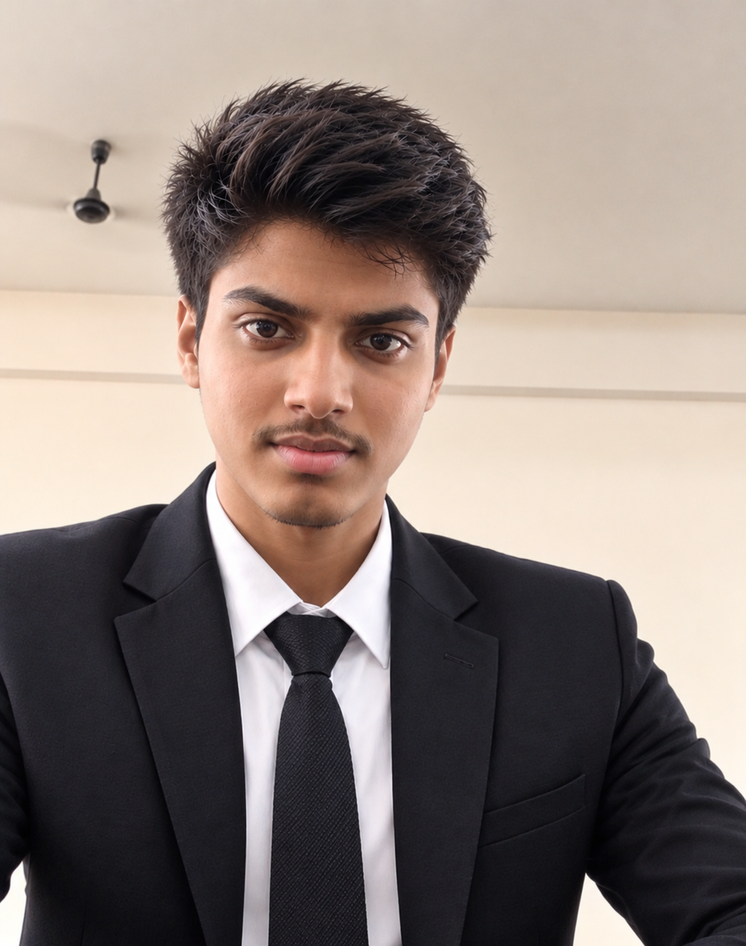
#> input picture Syed1.png, 746 x 946 px, shrunk from 1114 x 1412 before the run, found by its file name
$ jupyter execute 'Record Edge Detection.ipynb'   (older library calls are emulated)
#> lines starting #> are read from the running program, lines starting #| are printed output that depends on the picture
## EXP.NO 06 : RECORD EDGE DETECTION USING OPENCV

## NAME:SYED SHAMSHEER ALI .B

## REG.NO : 212225220114

[cell 1]
import cv2
import numpy as np
import matplotlib.pyplot as plt
image = cv2.imread(r'C:\Users\syedf\OneDrive\Documents\DIPT\Syed1.png')
#> image is the input picture: shape (946, 746, 3); mean B, G, R 122.2, 128.7, 141.3
plt.subplot(1, 2, 1)
plt.imshow(cv2.cvtColor(image, cv2.COLOR_BGR2RGB))
plt.title('Original Image')
plt.axis('off')

[cell 2]
img = cv2.imread(r'C:\Users\syedf\OneDrive\Documents\DIPT\Syed1.png')
gray = cv2.cvtColor(img, cv2.COLOR_BGR2GRAY)
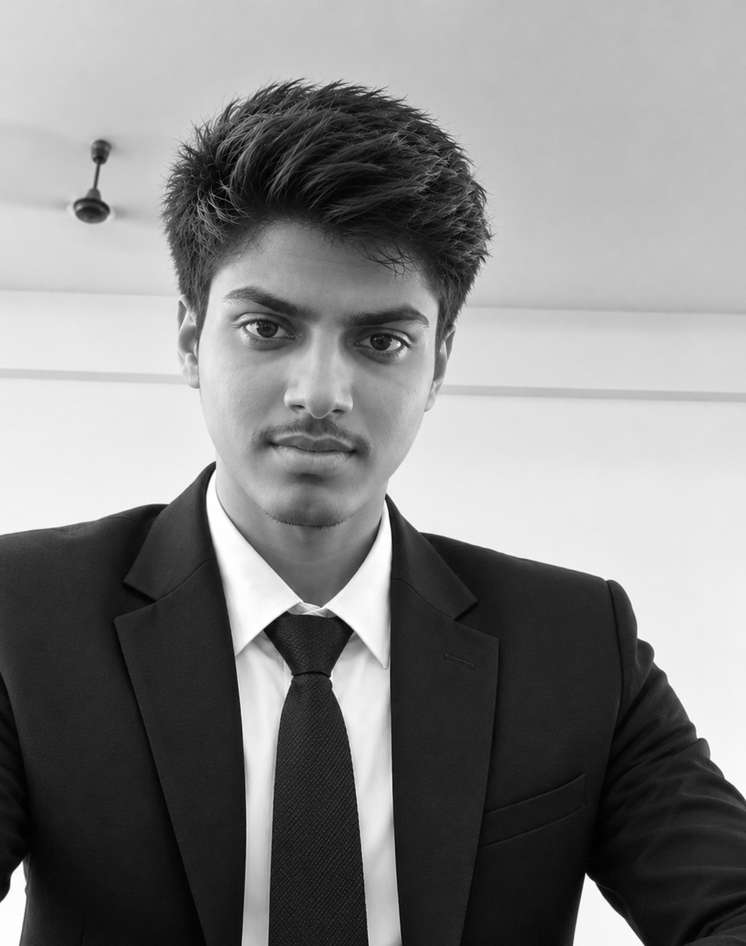
#> gray: shape (946, 746); min 0, max 255, mean 131.7
sx = cv2.Sobel(gray, cv2.CV_64F, 1, 0, ksize=5)
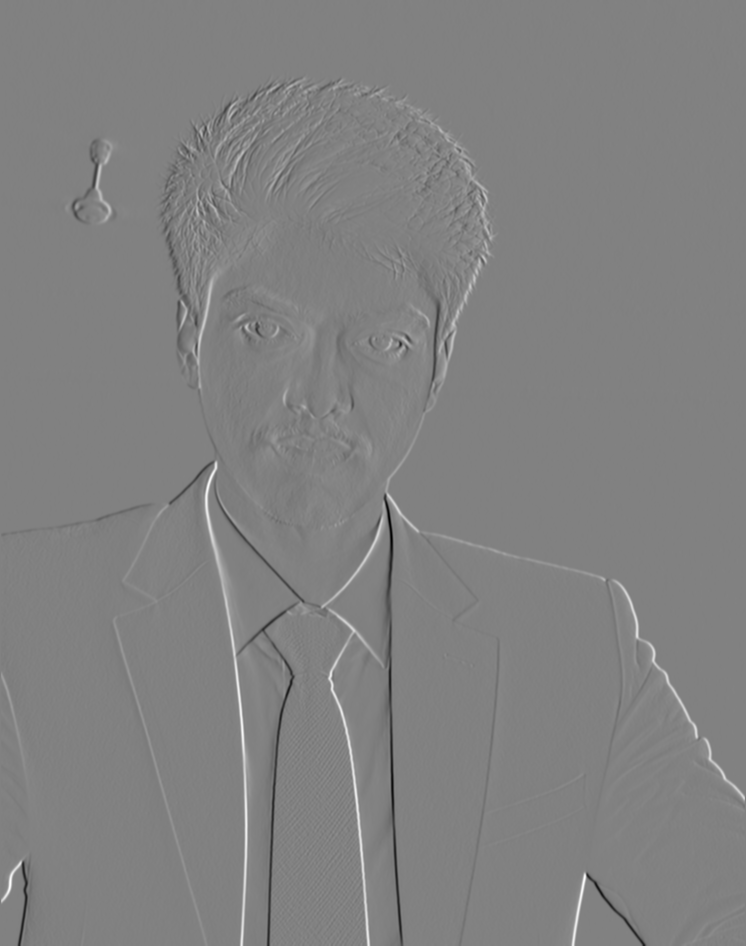
#> sx: shape (946, 746) float64; min -10981, max 10665, mean 6.5; drawn with min black and max white
sy = cv2.Sobel(gray, cv2.CV_64F, 0, 1, ksize=5)
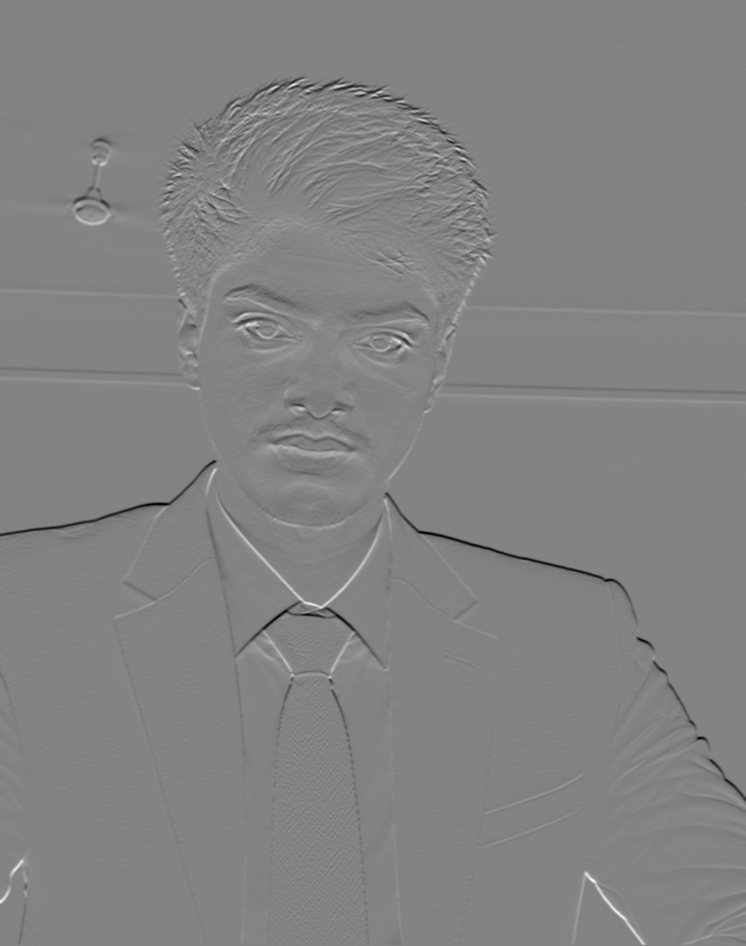
#> sy: shape (946, 746) float64; min -8838, max 8334, mean -18.2; drawn with min black and max white
sobel = cv2.magnitude(sx, sy)
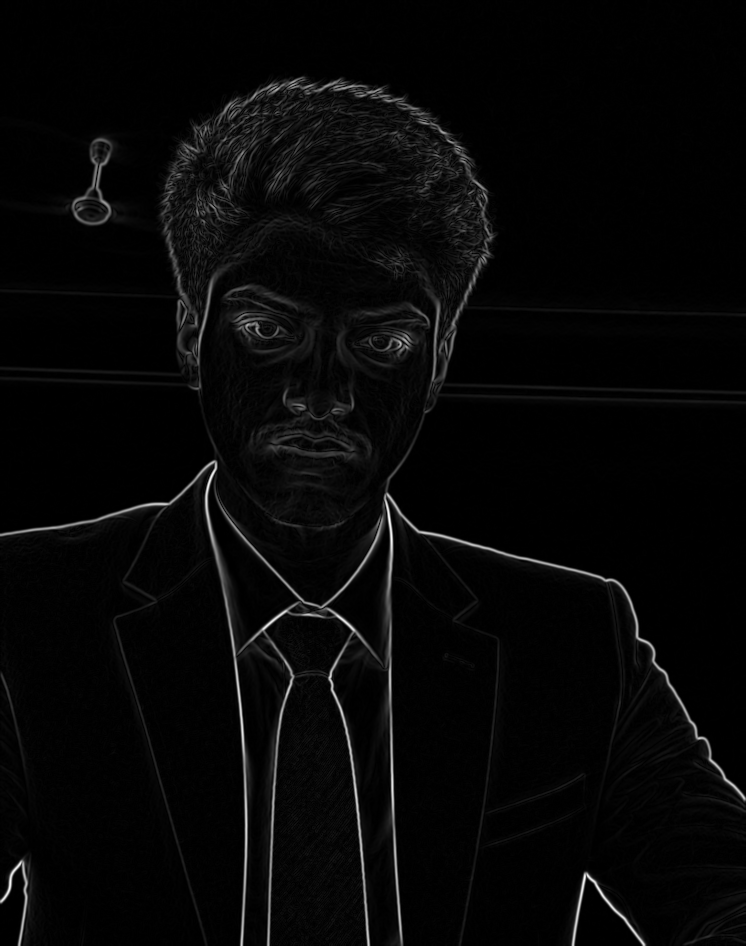
#> sobel: shape (946, 746) float64; min 0, max 11070.8, mean 322.7; drawn with min black and max white
plt.figure(figsize=(4, 8))
plt.imshow(sobel, cmap='gray')
plt.title('Sobel Edge Detection')
plt.axis('off')
plt.tight_layout()
plt.show()

[cell 3]
gray = cv2.cvtColor(img, cv2.COLOR_BGR2GRAY)
laplacian = cv2.Laplacian(gray, cv2.CV_64F)
plt.imshow(abs(laplacian), cmap='gray')
plt.title('Laplacian Edge Detection')
plt.axis('off')
plt.tight_layout()
plt.show()
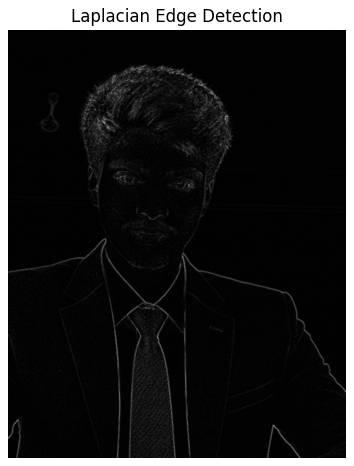
#> figure drawn by matplotlib, 1 panel

[cell 4]
gray_image = cv2.cvtColor(img, cv2.COLOR_BGR2GRAY)
canny_edges = cv2.Canny(gray_image, 50, 150)
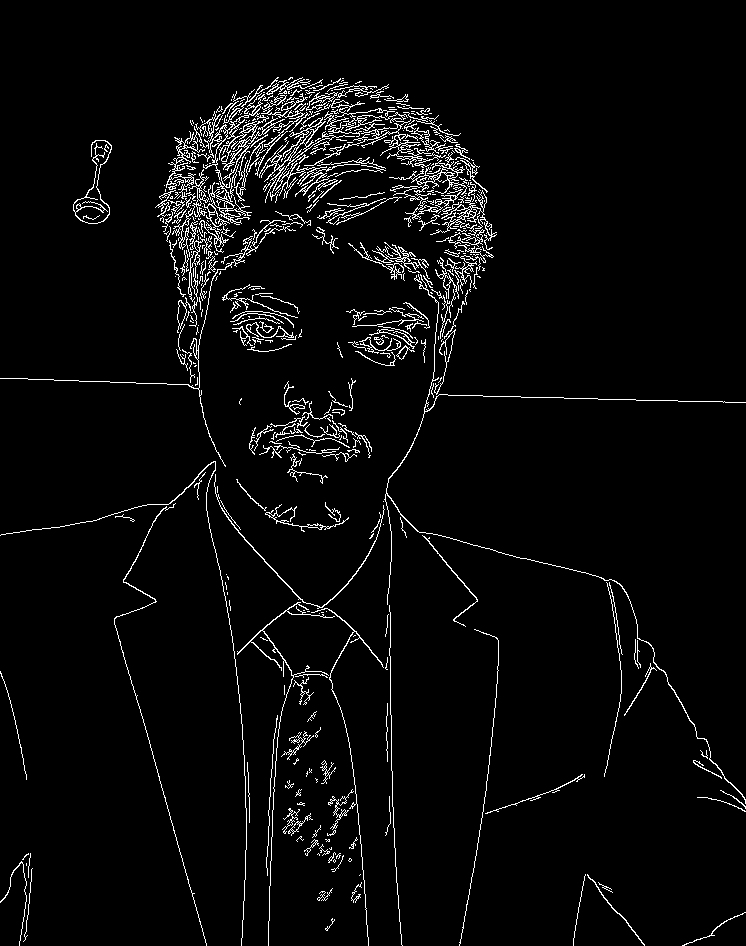
#> canny_edges: shape (946, 746); 3.9% white in thin lines or dots
plt.figure(figsize=(4, 8))
plt.imshow(canny_edges, cmap='gray')
plt.title('Canny Edge Detection')
plt.axis('off')
plt.tight_layout()
plt.show()
